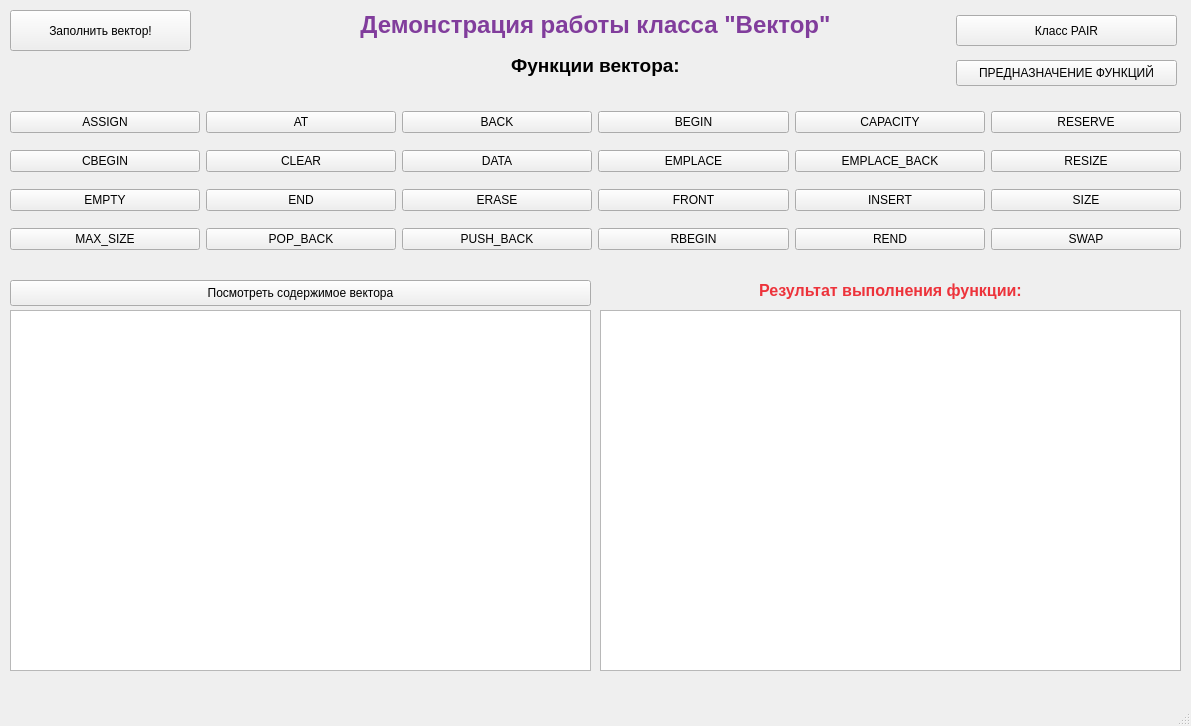
<?xml version="1.0" encoding="UTF-8"?>
<ui version="4.0">
 <class>MainWindow</class>
 <widget class="QMainWindow" name="MainWindow">
  <property name="geometry">
   <rect>
    <x>0</x>
    <y>0</y>
    <width>1191</width>
    <height>726</height>
   </rect>
  </property>
  <property name="windowTitle">
   <string>MainWindow</string>
  </property>
  <widget class="QWidget" name="centralwidget">
   <widget class="QWidget" name="gridLayoutWidget">
    <property name="geometry">
     <rect>
      <x>10</x>
      <y>100</y>
      <width>1171</width>
      <height>161</height>
     </rect>
    </property>
    <layout class="QGridLayout" name="gridLayout">
     <item row="3" column="4">
      <widget class="QPushButton" name="rendButton">
       <property name="text">
        <string>REND</string>
       </property>
      </widget>
     </item>
     <item row="2" column="3">
      <widget class="QPushButton" name="frontButton">
       <property name="text">
        <string>FRONT</string>
       </property>
      </widget>
     </item>
     <item row="0" column="2">
      <widget class="QPushButton" name="backButton">
       <property name="text">
        <string>BACK</string>
       </property>
      </widget>
     </item>
     <item row="1" column="3">
      <widget class="QPushButton" name="emplaceButton">
       <property name="text">
        <string>EMPLACE</string>
       </property>
      </widget>
     </item>
     <item row="0" column="4">
      <widget class="QPushButton" name="capacityButton">
       <property name="text">
        <string>CAPACITY</string>
       </property>
      </widget>
     </item>
     <item row="1" column="4">
      <widget class="QPushButton" name="emplace_back_Button">
       <property name="text">
        <string>EMPLACE_BACK</string>
       </property>
      </widget>
     </item>
     <item row="2" column="4">
      <widget class="QPushButton" name="insertButton">
       <property name="text">
        <string>INSERT</string>
       </property>
      </widget>
     </item>
     <item row="0" column="0">
      <widget class="QPushButton" name="assignButton">
       <property name="text">
        <string>ASSIGN</string>
       </property>
      </widget>
     </item>
     <item row="0" column="1">
      <widget class="QPushButton" name="atButton">
       <property name="text">
        <string>AT</string>
       </property>
      </widget>
     </item>
     <item row="1" column="1">
      <widget class="QPushButton" name="clearButton">
       <property name="text">
        <string>CLEAR</string>
       </property>
      </widget>
     </item>
     <item row="3" column="3">
      <widget class="QPushButton" name="rbeginButton">
       <property name="text">
        <string>RBEGIN</string>
       </property>
      </widget>
     </item>
     <item row="3" column="0">
      <widget class="QPushButton" name="max_size_Button">
       <property name="text">
        <string>MAX_SIZE</string>
       </property>
      </widget>
     </item>
     <item row="3" column="1">
      <widget class="QPushButton" name="pop_back_Button">
       <property name="text">
        <string>POP_BACK</string>
       </property>
      </widget>
     </item>
     <item row="0" column="3">
      <widget class="QPushButton" name="beginButton">
       <property name="text">
        <string>BEGIN</string>
       </property>
      </widget>
     </item>
     <item row="3" column="2">
      <widget class="QPushButton" name="push_back_Button">
       <property name="text">
        <string>PUSH_BACK</string>
       </property>
      </widget>
     </item>
     <item row="2" column="2">
      <widget class="QPushButton" name="eraseButton">
       <property name="text">
        <string>ERASE</string>
       </property>
      </widget>
     </item>
     <item row="1" column="0">
      <widget class="QPushButton" name="cbeginButton">
       <property name="text">
        <string>CBEGIN</string>
       </property>
      </widget>
     </item>
     <item row="2" column="0">
      <widget class="QPushButton" name="emptyButton">
       <property name="text">
        <string>EMPTY</string>
       </property>
      </widget>
     </item>
     <item row="2" column="1">
      <widget class="QPushButton" name="endButton">
       <property name="text">
        <string>END</string>
       </property>
      </widget>
     </item>
     <item row="1" column="2">
      <widget class="QPushButton" name="dataButton">
       <property name="text">
        <string>DATA</string>
       </property>
      </widget>
     </item>
     <item row="0" column="5">
      <widget class="QPushButton" name="reserveButton">
       <property name="text">
        <string>RESERVE</string>
       </property>
      </widget>
     </item>
     <item row="1" column="5">
      <widget class="QPushButton" name="resizeButton">
       <property name="text">
        <string>RESIZE</string>
       </property>
      </widget>
     </item>
     <item row="2" column="5">
      <widget class="QPushButton" name="sizeButton">
       <property name="text">
        <string>SIZE</string>
       </property>
      </widget>
     </item>
     <item row="3" column="5">
      <widget class="QPushButton" name="swapButton">
       <property name="text">
        <string>SWAP</string>
       </property>
      </widget>
     </item>
    </layout>
   </widget>
   <widget class="QLabel" name="label">
    <property name="geometry">
     <rect>
      <x>10</x>
      <y>10</y>
      <width>1171</width>
      <height>31</height>
     </rect>
    </property>
    <property name="text">
     <string>&lt;html&gt;&lt;head/&gt;&lt;body&gt;&lt;p align=&quot;center&quot;&gt;&lt;span style=&quot; font-size:18pt; font-weight:700; color:#813d9c;&quot;&gt;Демонстрация работы класса &amp;quot;Вектор&amp;quot;&lt;/span&gt;&lt;/p&gt;&lt;/body&gt;&lt;/html&gt;</string>
    </property>
   </widget>
   <widget class="QLabel" name="function_label">
    <property name="geometry">
     <rect>
      <x>370</x>
      <y>40</y>
      <width>451</width>
      <height>51</height>
     </rect>
    </property>
    <property name="text">
     <string>&lt;html&gt;&lt;head/&gt;&lt;body&gt;&lt;p align=&quot;center&quot;&gt;&lt;span style=&quot; font-size:14pt; font-weight:700;&quot;&gt;Функции вектора:&lt;/span&gt;&lt;/p&gt;&lt;/body&gt;&lt;/html&gt;</string>
    </property>
   </widget>
   <widget class="QTextBrowser" name="vector_content_textBrowser">
    <property name="geometry">
     <rect>
      <x>10</x>
      <y>310</y>
      <width>581</width>
      <height>361</height>
     </rect>
    </property>
   </widget>
   <widget class="QPushButton" name="view_vector_content_Button">
    <property name="geometry">
     <rect>
      <x>10</x>
      <y>280</y>
      <width>581</width>
      <height>26</height>
     </rect>
    </property>
    <property name="text">
     <string>Посмотреть содержимое вектора</string>
    </property>
   </widget>
   <widget class="QLabel" name="function_result_label">
    <property name="geometry">
     <rect>
      <x>600</x>
      <y>280</y>
      <width>581</width>
      <height>21</height>
     </rect>
    </property>
    <property name="text">
     <string>&lt;html&gt;&lt;head/&gt;&lt;body&gt;&lt;p align=&quot;center&quot;&gt;&lt;span style=&quot; font-size:12pt; font-weight:700; color:#ed333b;&quot;&gt;Результат выполнения функции:&lt;/span&gt;&lt;/p&gt;&lt;/body&gt;&lt;/html&gt;</string>
    </property>
   </widget>
   <widget class="QTextBrowser" name="function_result_textBrowser">
    <property name="geometry">
     <rect>
      <x>600</x>
      <y>310</y>
      <width>581</width>
      <height>361</height>
     </rect>
    </property>
   </widget>
   <widget class="QPushButton" name="help_for_user_Button">
    <property name="geometry">
     <rect>
      <x>956</x>
      <y>60</y>
      <width>221</width>
      <height>26</height>
     </rect>
    </property>
    <property name="text">
     <string>ПРЕДНАЗНАЧЕНИЕ ФУНКЦИЙ</string>
    </property>
   </widget>
   <widget class="QPushButton" name="vectorButton">
    <property name="geometry">
     <rect>
      <x>10</x>
      <y>10</y>
      <width>181</width>
      <height>41</height>
     </rect>
    </property>
    <property name="text">
     <string>Заполнить вектор!</string>
    </property>
   </widget>
   <widget class="QPushButton" name="class_pair_Button">
    <property name="geometry">
     <rect>
      <x>956</x>
      <y>15</y>
      <width>221</width>
      <height>31</height>
     </rect>
    </property>
    <property name="text">
     <string>Класс PAIR</string>
    </property>
   </widget>
  </widget>
  <widget class="QMenuBar" name="menubar">
   <property name="geometry">
    <rect>
     <x>0</x>
     <y>0</y>
     <width>1191</width>
     <height>23</height>
    </rect>
   </property>
  </widget>
  <widget class="QStatusBar" name="statusbar"/>
 </widget>
 <resources/>
 <connections/>
</ui>
